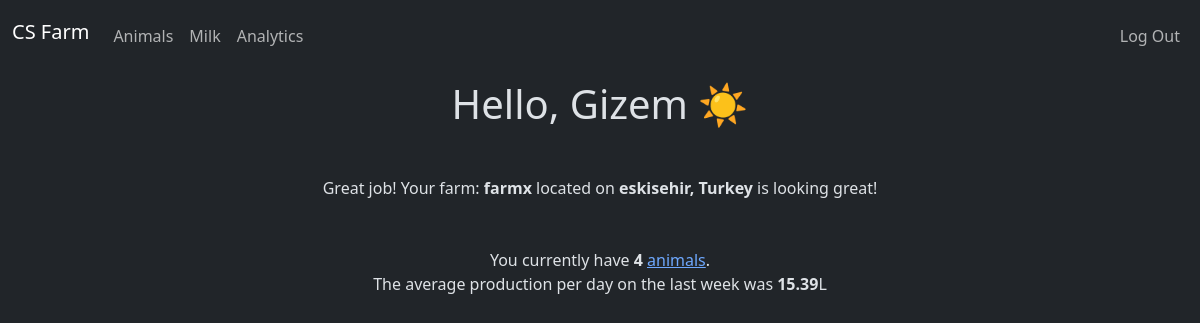
Page / (signed in) on the committed database.
### tables this page shows
CREATE TABLE users (id INTEGER PRIMARY KEY AUTOINCREMENT NOT NULL, username TEXT NOT NULL, pass TEXT NOT NULL);

CREATE TABLE farms (farm_id INTEGER PRIMARY KEY AUTOINCREMENT NOT NULL, user_id INTEGER, name TEXT NOT NULL, country TEXT, location TEXT, created_at TEXT, FOREIGN KEY (user_id) REFERENCES users (id));

### app.py (the view, shortened to what this page needs)
@app.route("/", methods=["GET", "POST"])
def hello():
    if session.get("user_id") is None:
        return redirect("/login")
    db = connection()
    user_id = session["user_id"]
    if request.method == "GET":
        username = get_username(db, user_id)
        row = db.execute(
            "SELECT * from farms where user_id = (?);", (user_id,)).fetchone()
        if row is None:
            countries = []
            with open("countries.txt") as file:
                for line in file.readlines():
                    countries.append(line.strip())
            return render_template("farm_new.html", countries=countries)
        farm = Farm(row)
        animals_count = get_animal_count(db, user_id)
        avg_prod = round(get_avg_prod(db, user_id), 2)
        return render_template("farm.html",
                               farm=farm,
                               username=username.title(),
                               animals_count=animals_count,
                               avg_prod=avg_prod)

### database.py (called while the page is built)
def connection() -> sqlite3.Connection:
    con = sqlite3.connect(__db_url)
    con.row_factory = sqlite3.Row
    return con

def get_username(db: sqlite3.Connection, user_id: str) -> str:
    row = db.execute(
        "SELECT username FROM users WHERE id = (?);", (user_id,)).fetchone()
    return row[0]

def get_animal_count(db: sqlite3.Connection, user_id) -> str:
    row = db.execute(
        "SELECT COUNT(name) FROM animals WHERE user_id = (?);", (user_id,)).fetchone()
    return row[0]

def get_avg_prod(db: sqlite3.Connection, user_id: str) -> str:
    row = db.execute(
        "SELECT AVG(prod) FROM production WHERE user_id = (?);", (user_id,)).fetchone()
    return row[0]

### templates/farm.html (shortened to what this page needs)
{% extends "base.html" %}
{% block main %}
<div>
	<h1>Hello, {{ username }} ☀️  </h1>
</div>
<div class="container mt-5">
	<p>Great job! Your farm: <b>{{ farm.name }} </b>
	located on <b>{{ farm.location }}, {{ farm.country }}</b>
	is looking great!</p>
</div>
<div class="container mt-5">
	<p>You currently have <b>{{ animals_count }} </b> <a href="/animals">animals</a>. <br/>The average production per day on the last week was <b>{{ avg_prod }}</b>L </p>
</div>
{% endblock %}

### rows in the picture
users: username "Gizem"
farms: name "farmx", location "eskisehir", country "Turkey"

### other values in the picture
{{ animals_count }} "4"
{{ avg_prod }} "15.39"
